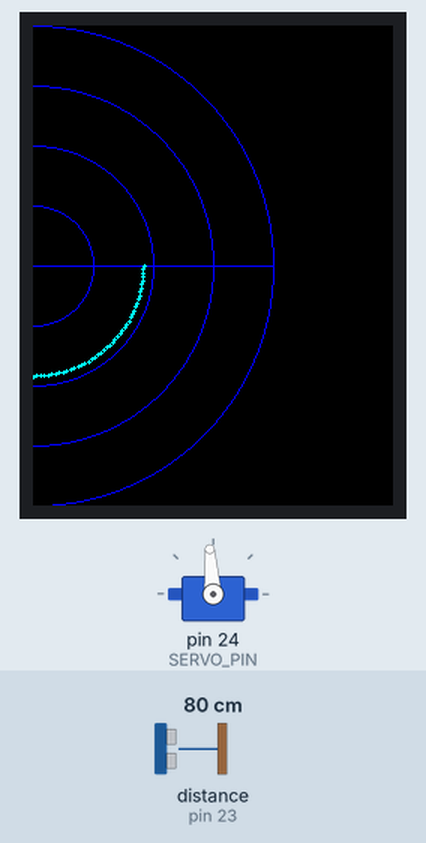
This program was run on a simulated Arduino Mega 2560, built with avr-gcc and run on an emulated ATmega2560. On the bench: servo, 240×320 colour display. Wiring (inferred from the names in the program): ultrasonic range finder: trigger pin 22; echo pin 23. The inputs (shaded band) are chosen by the test bench; at power-on: distance to the obstacle (sensor on pin 23) 80 cm. The echo pulse lasts 58.3 µs per cm; what the program prints to the serial monitor is not drawn.

Above: at 1.48 s.
1.5 s: distance to the obstacle (sensor on pin 23) set to 2 cm
At 2.42 s:
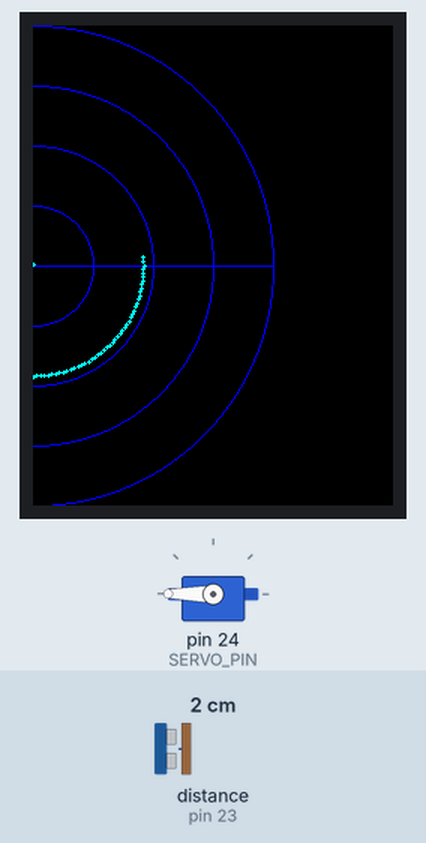
3.0 s: distance to the obstacle (sensor on pin 23) set to 299 cm
At 3.21 s:
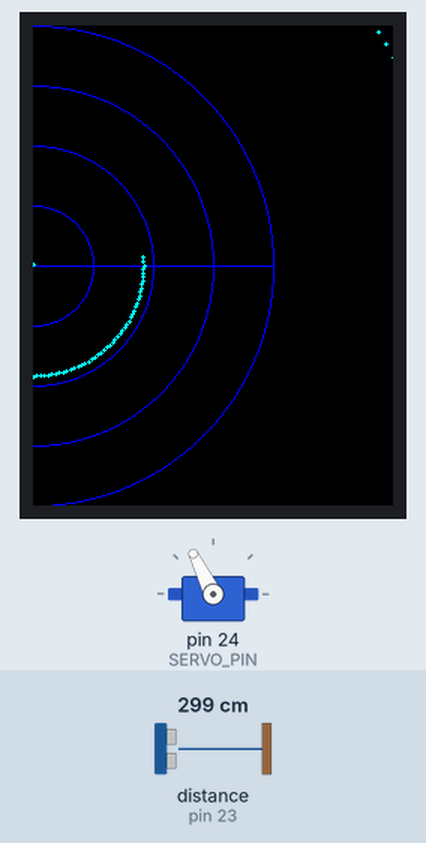
5.5 s: distance to the obstacle (sensor on pin 23) set to 4 cm
At 5.66 s:
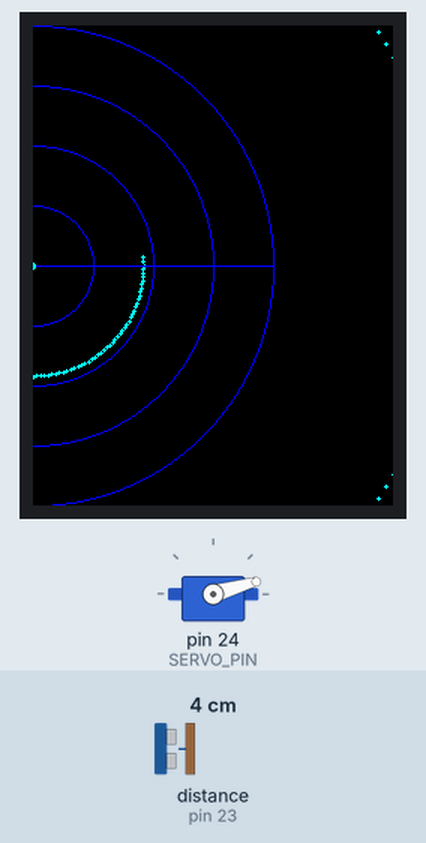
Timing chart, 0 to 13.0 s (numbered marks = the images above; inputs shaded):
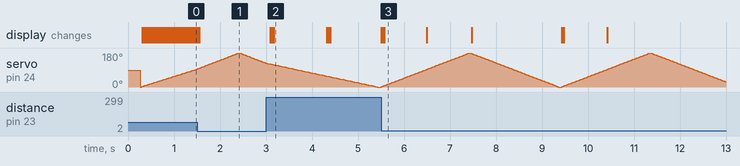

The program:

main.cpp
```cpp
#include <Arduino.h>
#include <Servo.h>
#include <MCUFRIEND_kbv.h>

// Pin assignments — must match wiring.yaml
// These pins avoid conflict with the LCD shield (which uses D2-D9, A0-A4)
constexpr uint8_t TRIGGER_PIN = 22;
constexpr uint8_t ECHO_PIN    = 23;
constexpr uint8_t SERVO_PIN   = 24;

MCUFRIEND_kbv tft;
Servo myServo;

long maxDistance = 0;
long displayMaxDistance = 10000;
int scanCount = 0;

void distanceCheck(int direction);
void distancePlot(int x, int y, float degrees, int length);
void drawRanges();

void setup() {
  Serial.begin(9600);
  pinMode(TRIGGER_PIN, OUTPUT);
  pinMode(ECHO_PIN, INPUT);
  myServo.attach(SERVO_PIN);

  tft.begin(tft.readID());
  tft.setRotation(0);  // Portrait, upper-left above 9V plug
  drawRanges();

  Serial.println("180-Degree Radar Sweep");
}

void loop() {
  // Uncomment these two lines to calibrate servo (points straight ahead at 90°)
  // myServo.write(90);
  // return;

  // Sweep 0° to 180° in 2° steps
  for (int dir = 0; dir <= 180; dir += 2) {
    myServo.write(dir);
    delay(20);
    distanceCheck(dir);
  }

  // Sweep back 180° to 0°
  for (int dir = 180; dir >= 0; dir -= 2) {
    myServo.write(dir);
    delay(20);
    distanceCheck(dir);
  }

  drawRanges();
  displayMaxDistance = maxDistance;
}

void distanceCheck(int direction) {
  digitalWrite(TRIGGER_PIN, LOW);
  delayMicroseconds(2);
  digitalWrite(TRIGGER_PIN, HIGH);
  delayMicroseconds(10);
  digitalWrite(TRIGGER_PIN, LOW);

  long rawDistance = pulseIn(ECHO_PIN, HIGH);
  if (rawDistance > maxDistance) {
    maxDistance = rawDistance;
  }

  distancePlot(0, 160, direction, map(rawDistance, 0, displayMaxDistance, 0, 160));
}

void distancePlot(int x, int y, float degrees, int length) {
  float angle_rad = (180 - degrees) * (PI / 180.0);
  int x2 = x + length * sin(angle_rad);
  int y2 = y - length * cos(angle_rad);
  tft.fillCircle(x2, y2, 1, TFT_CYAN);
}

void drawRanges() {
  if (scanCount++ % 10 == 0 || (displayMaxDistance - maxDistance) > 100) {
    tft.fillScreen(TFT_BLACK);
  }
  tft.drawCircle(0, 160, 40, TFT_BLUE);
  tft.drawCircle(0, 160, 80, TFT_BLUE);
  tft.drawCircle(0, 160, 120, TFT_BLUE);
  tft.drawCircle(0, 160, 160, TFT_BLUE);
  tft.drawLine(0, 160, 160, 160, TFT_BLUE);
}
```
